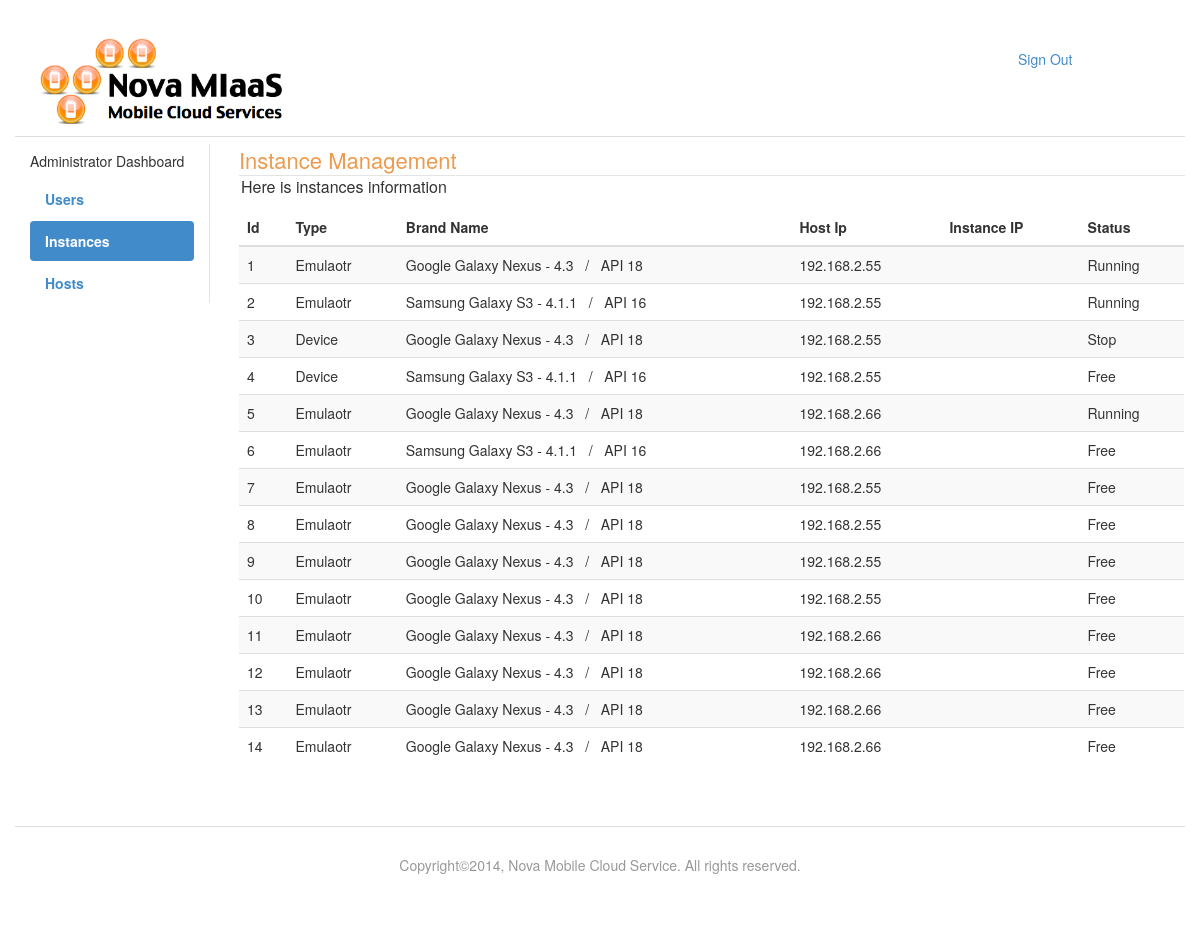
Page /admin_instance.php (signed in) on the committed database.
### tables this page shows
CREATE TABLE mobiles ( 
id int NOT NULL AUTO_INCREMENT,
emulator_flag bit default 0,   
brand varchar(100) NOT NULL,  
api varchar(100) NOT NULL,  
name varchar(100) NOT NULL,  
status int default 0,  
ip varchar(100) default NULL,  
host_id int NOT NULL,
FOREIGN KEY (host_id) REFERENCES hosts(id)
ON DELETE CASCADE ON UPDATE CASCADE,
PRIMARY KEY (id)
);

CREATE TABLE hosts ( 
id int NOT NULL AUTO_INCREMENT,
host_ip varchar(100) default NULL,  
status bit default 0,   
used_device_no int default 0,
used_emulator_no int default 0,
PRIMARY KEY (id)
);

### includes/functions.php (called while the page is built, shortened)
<?php
	class Admin{
		public static function found_all_mobiles(){
			global $connection;
			$query  = "SELECT  mobiles.id, emulator_flag, brand, api, host_ip, ip, mobiles.status  ";
			$query .= "FROM mobiles, hosts ";
			$query .= "WHERE host_id = hosts.id  ";
			$query .= "ORDER by mobiles.id; ";
			$result_set = mysqli_query($connection, $query);
			return $result_set;
		}
	}
?>

### public/admin_instance.php (the view, shortened to what this page needs)
<?php include("../includes/layouts/header.php"); ?>
		        <div class="col-lg-8">
				   	<ul class="nav navbar-nav navbar-right">
				        <li><a href="index.php" >Sign Out </a></li>
				    </ul>
			    </div>
			</header>
			<div class="row">
				<aside class="col-lg-2" style="border-right: 1px solid #E4E4E4;">
		        	<h5> Administrator Dashboard</h5>
			            <ul class="side-navbar nav nav-pills nav-stacked">
			            	<li style="font-weight: bold;"><a href="admin_dashboard.php">Users</a></li>
			            	<li class="active" style="font-weight: bold;"><a href="admin_instance.php">Instances</a></li>
			            	<li style="font-weight: bold;"><a href="admin_host.php">Hosts</a></li>
			            </ul>
	         	</aside>
	         	<article class="col-lg-10">
	         		<div class="row" style="border-bottom: 1px solid #E4E4E4; margin-left:1em;">
	         			<h2orange>Instance Management</h2orange>
	         		</div>
	         		<p style="font-size:16px; margin-left:1em;"> Here is instances information </p>
	         		<table class="table table-striped" style="margin-left:1em;">
					    <thead>
					        <tr>
					            <th>Id</th>
					            <th>Type</th>
					            <th>Brand Name</th>
					            <th>Host Ip </th>
					            <th>Instance IP</th>
					            <th>Status</th>
					        </tr>
					    </thead>
			            <tbody>
			            <?php
			            $result = Admin::found_all_mobiles();
			            while($instance = mysqli_fetch_assoc($result)){ ?>
								<tr>
									<td><?php echo $instance["id"]; ?></td>
									<td><?php if($instance["emulator_flag"]==0){
										echo "Emulaotr";
									}elseif($instance["emulator_flag"]==1){
										echo "Device";
									}?></td>
									<td><?php echo $instance["brand"];?> &nbsp / &nbsp <?php echo $instance["api"];?></td>
									<td><?php echo $instance["host_ip"];?></td>
									<td><?php echo $instance["ip"]; ?></td>
									<td><?php if($instance["status"]== 0){
											echo "Free";
										}elseif ($instance["status"]== 1) {
											echo "Running";
										} elseif ($instance["status"]== 2) {
											echo "Stop";
										} elseif ($instance["status"]== 3) {
											echo "Reserved";
										}  ?></td>
								</tr>
							<?php }
							?>
							</tbody>
	              		</table>
	         	</article>
	    	</div>
<?php include("../includes/layouts/footer.php"); ?>

### includes/layouts/header.php (shortened to what this page needs)
<!DOCTYPE html PUBLIC "-//W3C//DTD HTML 4.01 Transitional//EN"
   "http://www.w3.org/TR/html4/loose.dtd">
<html lang="en">
	<head>
	    <link href="stylesheets/css/bootstrap.min.css" rel="stylesheet">
	    <link href="stylesheets/css/custom.css" rel="stylesheet">
	</head>
	<body>
		<div class="container">
			<header class="row">
		    	<div class="col-lg-3 col-md-3">
		        	<a href="index.php"><img src="image/logosmall.png" alt="click for home." class="img-responsive"></a>
		        </div>

### includes/layouts/footer.php (shortened to what this page needs)
		<footer class= "row">
			<p>
			Copyright©<?php echo date("Y"); ?>,  Nova Mobile Cloud Service. All rights reserved.
			</p>
		</footer>
	</div>
	</body>
</html>

### public/stylesheets/css/custom.css (style rules this page uses)
body { padding-top: 20px; }
header { padding: 0.5em 0; margin: 0.5em 0; border-bottom: 1px solid #ddd; }
h2orange { font-size:22px; margin:.67em 0; color: #EE9A4D; }
footer { padding: 2em 0; margin: 3em 0; border-top: 1px solid #ddd; color: #999; text-align: center; }

### rows in the picture
mobiles: id "1", emulator_flag "Emulaotr", brand "Google Galaxy Nexus - 4.3", api "API 18", host.host_ip "192.168.2.55", status "Running"
mobiles: id "2", emulator_flag "Emulaotr", brand "Samsung Galaxy S3 - 4.1.1", api "API 16", host.host_ip "192.168.2.55", status "Running"
mobiles: id "3", emulator_flag "Device", brand "Google Galaxy Nexus - 4.3", api "API 18", host.host_ip "192.168.2.55", status "Stop"
mobiles: id "4", emulator_flag "Device", brand "Samsung Galaxy S3 - 4.1.1", api "API 16", host.host_ip "192.168.2.55", status "Free"
mobiles: id "5", emulator_flag "Emulaotr", brand "Google Galaxy Nexus - 4.3", api "API 18", host.host_ip "192.168.2.66", status "Running"
mobiles: id "6", emulator_flag "Emulaotr", brand "Samsung Galaxy S3 - 4.1.1", api "API 16", host.host_ip "192.168.2.66", status "Free"
mobiles: id "7", emulator_flag "Emulaotr", brand "Google Galaxy Nexus - 4.3", api "API 18", host.host_ip "192.168.2.55", status "Free"
mobiles: id "8", emulator_flag "Emulaotr", brand "Google Galaxy Nexus - 4.3", api "API 18", host.host_ip "192.168.2.55", status "Free"
mobiles: id "9", emulator_flag "Emulaotr", brand "Google Galaxy Nexus - 4.3", api "API 18", host.host_ip "192.168.2.55", status "Free"
mobiles: id "10", emulator_flag "Emulaotr", brand "Google Galaxy Nexus - 4.3", api "API 18", host.host_ip "192.168.2.55", status "Free"
mobiles: id "11", emulator_flag "Emulaotr", brand "Google Galaxy Nexus - 4.3", api "API 18", host.host_ip "192.168.2.66", status "Free"
mobiles: id "12", emulator_flag "Emulaotr", brand "Google Galaxy Nexus - 4.3", api "API 18", host.host_ip "192.168.2.66", status "Free"
mobiles: id "13", emulator_flag "Emulaotr", brand "Google Galaxy Nexus - 4.3", api "API 18", host.host_ip "192.168.2.66", status "Free"
mobiles: id "14", emulator_flag "Emulaotr", brand "Google Galaxy Nexus - 4.3", api "API 18", host.host_ip "192.168.2.66", status "Free"
